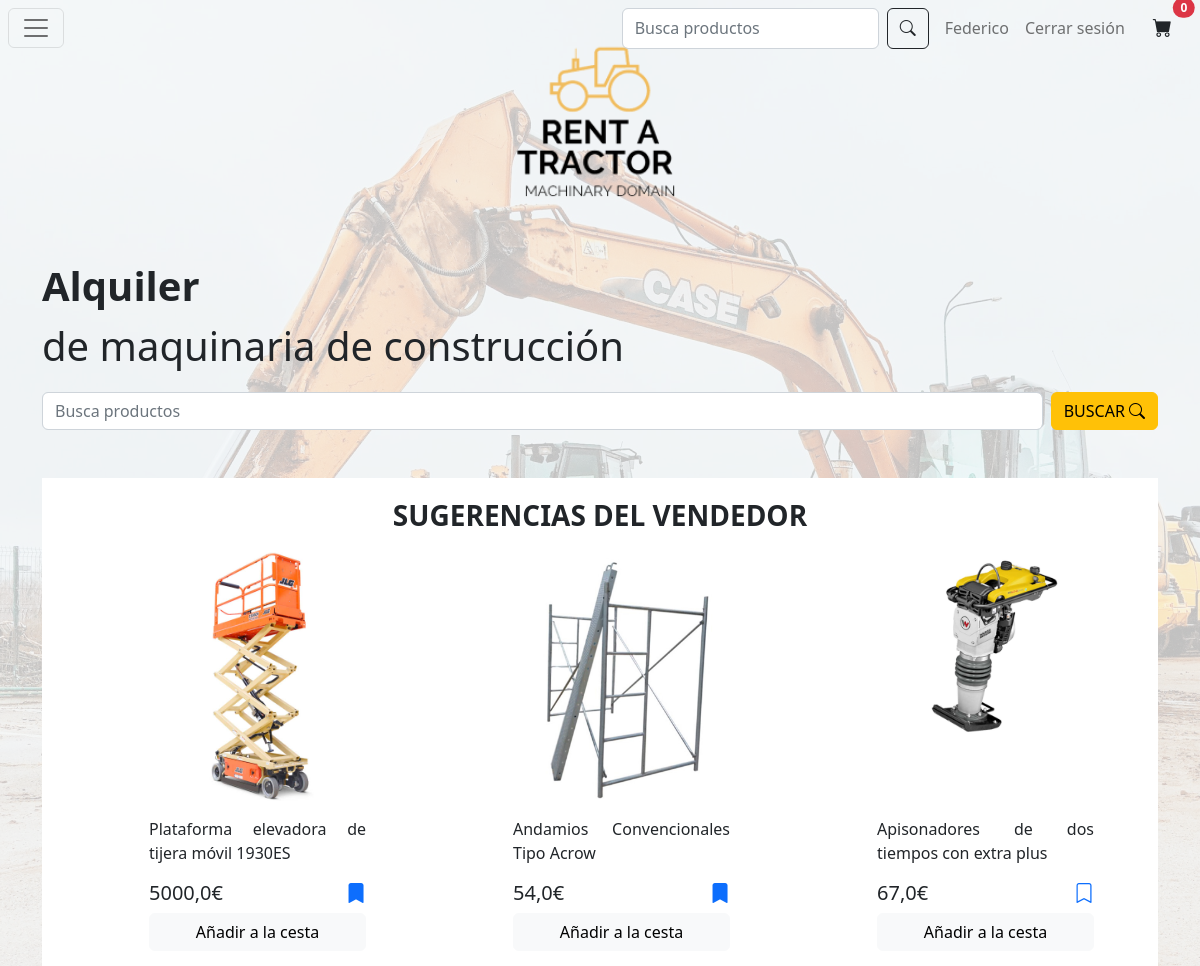
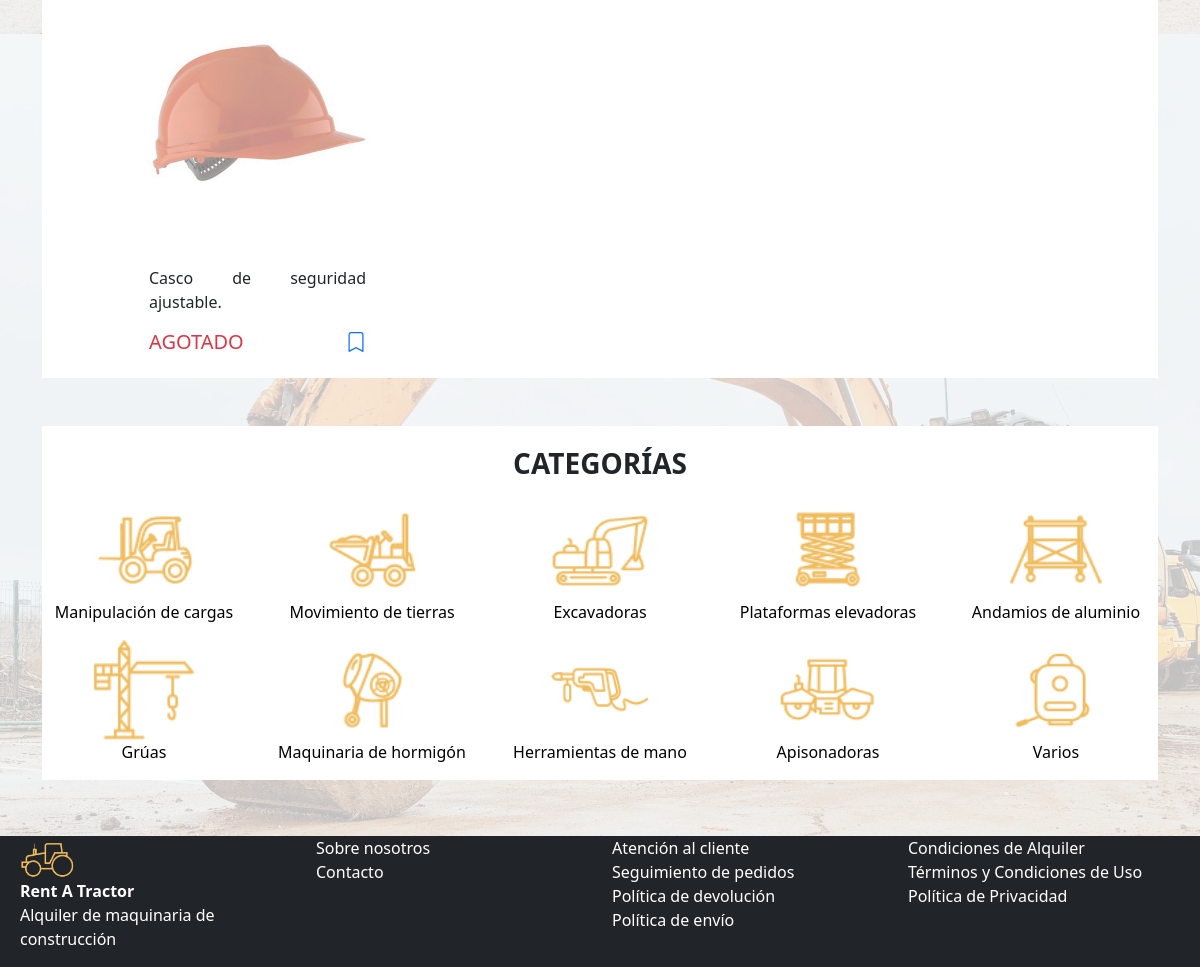
Screenshot of / (signed in) with the database file from the repository (2 pictures, top to bottom).
### app/models.py (models this page shows)
class Cliente(models.Model):
    id = models.IntegerField(primary_key=True, blank=True)
    nombre = models.CharField(max_length=64,null=True)
    apellidos = models.CharField(max_length=64,null=True)
    dni = models.CharField(max_length=32,null=True)
    fecha_nacimiento = models.DateField(null=True)
    correo = models.CharField(max_length=64,null=True)

class Maquina(models.Model):
    id = models.IntegerField(primary_key=True)
    nombre = models.CharField(max_length=64)
    descripcion = models.CharField(max_length=256)
    precio = models.FloatField()
    stock = models.IntegerField()
    marca = models.CharField(max_length=64)
    fabricante = models.CharField(max_length=64)
    dimensiones = models.CharField(max_length=256)
    imagen = models.CharField(max_length=256)
    tipo_maquina = models.CharField(choices=TipoMaquina.choices(), default=TipoMaquina.varios, max_length=256)
    descuento = models.FloatField(default=0.0)
    sugerido = models.BooleanField(default=False)
    sugerencias = models.ManyToManyField('Maquina', null=True)

### app/views.py (the view)
# urls.py: path('', views.index, name="homepage"),
def index(request):
    cesta = []
    favoritos = []
    noCliente = False
    productos = Maquina.objects.all().filter(sugerido=True)
    formulario = SearchForm(initial={'search': None})
    if request.method == 'POST':
        formulario = SearchForm(request.POST)
        if formulario.is_valid() and formulario.has_changed():
            request.session['search'] = formulario.cleaned_data['search']
            return redirect('/catalogo/Resultados de: ' + request.session['search'])
    try:
        cliente = ClienteRegistrado.objects.get(user=request.user.id).cliente
        cesta = EnCesta.objects.filter(cliente__id=cliente.id)
        favoritos = ClienteRegistrado.objects.get(cliente__id=cliente.id).gusta.all()
    except ObjectDoesNotExist:
        cliente = None
        noCliente = True
        cesta = verCestaModal(request)
    return render(request, 'index.html',
                  {'cesta': cesta, 'productos': productos, 'favoritos': favoritos, 'formulario': formulario,
                   'STATIC_URL': settings.STATIC_URL, 'cliente': cliente, 'noCliente': noCliente})

### app/forms.py
class SearchForm(forms.Form):
    search = forms.CharField(
        widget=forms.TextInput(attrs={"class": "form-control me-2", "placeholder": "Busca productos"}), label=False,
        required=False)

### app/templatetags/custom_template_tags.py (called while the page is built)
@register.filter(name='subtract')
def subtract(value, arg):
    return value - arg

### app/templates/index.html (shortened to what this page needs)
{% extends 'masterIndex.html' %} {% block contenido %}
{% load custom_template_tags %}
<strong class="fs-1" >Alquiler</strong>
<p class="fs-1">de maquinaria de construcción</p>
<form class="d-flex" role="search" action="" method="post">
    {{formulario}}
    <button class="btn btn-warning" type="submit"><span class="d-flex">BUSCAR&nbsp;<i class="bi bi-search"></i></span></button>
</form>
<div class="bg-white mt-5">
    <div class="row pt-3">
        <strong class="text-center fs-3">SUGERENCIAS DEL VENDEDOR</strong>
    </div>
    <div class="row mt-3 pe-5">
        {% for producto in productos %}
        <div class="col-md-3 offset-md-1">
            <div class="card border-0">
                <div style="width: 100%;
                height: 0;
                padding-bottom: 100%;">
                    <img src= "../../media/{{producto.imagen}}" class="card-img-top img-fluid"
                    {% if producto.stock == 0 %}
                        style="opacity: 0.5;"
                    {% endif %}
                    role="button" alt="{{producto.nombre}}" onclick="location.href='/producto/{{producto.id}}'">
                </div>
                <div class="card-body">
                    <p class="card-text">{{producto.nombre}}</p>
                    <h5 class="card-title d-flex justify-content-between">
                        <span>
                            {% if producto.stock != 0 %}
                                {{producto.precio|subtract:producto.descuento}}€
                            {% endif %}
                            <span class="text-danger">
                                {% if producto.stock == 0 %}
                                    AGOTADO
                                {% endif %}
                            </span>
                        </span>
                        {% if not noCliente %}
                            {% if producto in favoritos %}
                            <a role="button" href="/favoritos/{{ producto.id }}">
                                <i class="bi bi-bookmark-fill"></i>
                            </a>
                            {% else %}
                            <a role="button" href="/favoritos/{{ producto.id }}">
                                <i class="bi bi-bookmark"></i>
                            </a>
                            {% endif %}
                        {% endif %}
                    </h5>
                    {% if producto.stock != 0 %}
                        <a href="/cesta/{{producto.id}}/">
                            <button class="btn btn-light w-100">Añadir a la cesta</button>
                        </a>
                    {% endif %}
                </div>
              </div>
        </div>
        {% endfor %}
    </div>
</div>
<div class="bg-white mt-5">
    <div class="row pt-3">
        <strong class="text-center fs-3">CATEGORÍAS</strong>
    </div>
    <div class="row mt-3">
        <div class="col text-center">
            <a class="text-decoration-none text-black" href="/catalogo/Manipulación de cargas">
                <img src="../../media/manipulacionCargas.png" alt="Manipulación de cargas" width="100px" height="100px">
                <br/>
                Manipulación de cargas
            </a>
        </div>
        <div class="col text-center">
            <a class="text-decoration-none text-black" href="/catalogo/Movimiento de tierras">
                <img src="../../media/movimientoTierras.png" alt="Movimiento de tierras" width="100px" height="100px">
                <br/>
                Movimiento de tierras
            </a>
        </div>
        <div class="col text-center">
            <a class="text-decoration-none text-black" href="/catalogo/Excavadoras">
                <img src="../../media/excavadoras.png" alt="Excavadoras" width="100px" height="100px">
                <br/>
                Excavadoras
            </a>
        </div>
        <div class="col text-center">
            <a class="text-decoration-none text-black" href="/catalogo/Plataformas elevadoras">
                <img src="../../media/plataformasElevadoras.png" alt="Plataformas elevadoras" width="100px" height="100px">
                <br/>
                Plataformas elevadoras
            </a>
            </div>
        <div class="col text-center">
            <a class="text-decoration-none text-black" href="/catalogo/Andamios de aluminio">
                <img src="../../media/andamiosAluminio.png" alt="Andamios de aluminio" width="100px" height="100px">
                <br/>
                Andamios de aluminio
            </a>
        </div>
    </div>
    <div class="row mt-3 pb-3">
        <div class="col text-center">
            <a class="text-decoration-none text-black" href="/catalogo/Grúas">
                <img src="../../media/gruas.png" alt="Grúas" width="100px" height="100px">
                <br/>
                Grúas
            </a>
        </div>
        <div class="col text-center">
            <a class="text-decoration-none text-black" href="/catalogo/Maquinaria de hormigón">
                <img src="../../media/maquinariaHormigon.png" alt="Maquinaria de hormigón" width="100px" height="100px">
                <br/>
                Maquinaria de hormigón
            </a>
        </div>
        <div class="col text-center">
            <a class="text-decoration-none text-black" href="/catalogo/Herramientas de mano">
                <img src="../../media/herramientasMano.png" alt="Herramientas de mano" width="100px" height="100px">
                <br/>
                Herramientas de mano
            </a>
        </div>
        <div class="col text-center">
            <a class="text-decoration-none text-black" href="/catalogo/Apisonadoras">
                <img src="../../media/apisonadoras.png" alt="Apisonadoras" width="100px" height="100px">
                <br/>
                Apisonadoras
            </a>
        </div>
        <div class="col text-center">
            <a class="text-decoration-none text-black" href="/catalogo/Varios">
                <img src="../../media/varios.png" alt="Varios" width="100px" height="100px">
                <br/>
                Varios
            </a>
        </div>
    </div>
</div>
{% endblock %}

### app/templates/masterIndex.html (shortened to what this page needs)
{% extends 'modalCesta.html' %} {% block master %}
{% load static %}
<!DOCTYPE html>
<html lang="en" style="height: 100vh;">
  <head>
    <link
      href="https://cdn.jsdelivr.net/npm/bootstrap@5.2.2/dist/css/bootstrap.min.css"
      rel="stylesheet"
    />
    <link rel="stylesheet" href="https://cdn.jsdelivr.net/npm/bootstrap-icons@1.10.2/font/bootstrap-icons.css">
  </head>
  <body className="bg-image" style="background-image: url(../../media/background.png);
  height: 100%">
    <nav class="navbar mt-2 mx-2" style="height: 25vh;">
        <div class="w-100">
            <button class="navbar-toggler position-absolute top-0" type="button" data-bs-toggle="offcanvas" data-bs-target="#offcanvasNavbar" aria-controls="offcanvasNavbar">
              <span class="navbar-toggler-icon"></span>
            </button>
          <a class="navbar-brand position-absolute top-0 start-50 translate-middle-x" href="/">
            <img src="../../media/logo.png" alt="Rent a Tractor" width="250vh" >
          </a>
          <div class="position-absolute top-0 end-0">
            <ul class="flex-row navbar-nav mb-2 mb-lg-0 d-flex">
                <form class="d-flex mx-2" role="search" action="" method="post">
                  {{formulario}}
                    <button class="btn btn-outline-dark" type="submit"><i class="bi bi-search"></i></button>
                </form>
                 {% if cliente and not noCliente %}
                <li class="nav-item mx-2">
                    <a class="nav-link" href="/miCuenta">{{ cliente.nombre }}</a>
                </li>
                <li class="nav-item mx-2">
                  <a class="nav-link" href="/logout"> Cerrar sesión</a>
                </li>
                {% else %}
                <li class="nav-item mx-2">
                  <a class="nav-link" href="/login">Iniciar sesión</a>
                </li>
                {% endif %}
                <li class="nav-item mx-2">
                  <button type="button" class="position-relative btn border-0" data-bs-toggle="modal" data-bs-target="#cestaModal">
                    <i class="bi bi-cart-fill" style="font-size: 1.2rem;"></i>
                    <span class="position-absolute top-0 start-100 translate-middle badge rounded-pill bg-danger">
                      {{cesta|length}}
                    </span>
                  </button>
                </li>
              </ul>
          </div>
      </nav>
    <div class="container py-5" style="text-align: justify;
    text-justify: inter-word;
    min-height: 60%;">{% block contenido %} {% endblock %}</div>
    <footer class="bg-dark text-white position-relative bottom-0 w-100" >
      <div class="row m-2">
        <div class="col-md-3">
          <div class="row">
            <img src="../../media/tractor.png" alt="Rent a Tractor" style="width: 10vh;">
          </div>
          <div class="row">
            <strong>Rent A Tractor</strong>
          </div>
          <div class="row">
            <p>Alquiler de maquinaria de construcción</p>
          </div>
        </div>
        <div class="col-md-3">
          <div class="row">
            <a class="text-decoration-none text-white" href="/sobreNosotros">Sobre nosotros</a>
          </div>
          <div class="row">
            <a class="text-decoration-none text-white" href="/contacto">Contacto</a>
          </div>
        </div>
        <div class="col-md-3">
          <div class="row">
            <a class="text-decoration-none text-white" href="/atencionCliente">Atención al cliente</a>
          </div>
          <div class="row">
            <a class="text-decoration-none text-white" href="/seguimientoPedidos">Seguimiento de pedidos</a>
          </div>
          <div class="row">
            <a class="text-decoration-none text-white" href="/politicaDevolucion">Política de devolución</a>
          </div>
          <div class="row">
            <a class="text-decoration-none text-white" href="/politicaEnvio">Política de envío</a>
          </div>
        </div>
        <div class="col-md-3">
          <div class="row">
          <a class="text-decoration-none text-white" href="/condicionesAlquiler">Condiciones de Alquiler</a>
        </div>
        <div class="row">
            <a class="text-decoration-none text-white" href="/terminosCondicionesUso">Términos y Condiciones de Uso</a>
          </div>
          <div class="row">
            <a class="text-decoration-none text-white" href="/politicaPrivacidad">Política de Privacidad</a>
          </div>
        </div>
      </div>
    </footer>
  </body>
</html>
{% endblock %}

### rows the page displays
Cliente: nombre "Federico"
Maquina: imagen (picture), nombre "Plataforma elevadora de tijera móvil 1930ES", precio|subtract "5000,0"
Maquina: imagen (picture), nombre "Andamios Convencionales Tipo Acrow", precio|subtract "54,0"
Maquina: imagen (picture), nombre "Apisonadores de dos tiempos con extra plus", precio|subtract "67,0"
Maquina: imagen (picture), nombre "Casco de seguridad ajustable.", stock "AGOTADO"

### other values shown
{{ cesta|length }} "0"
